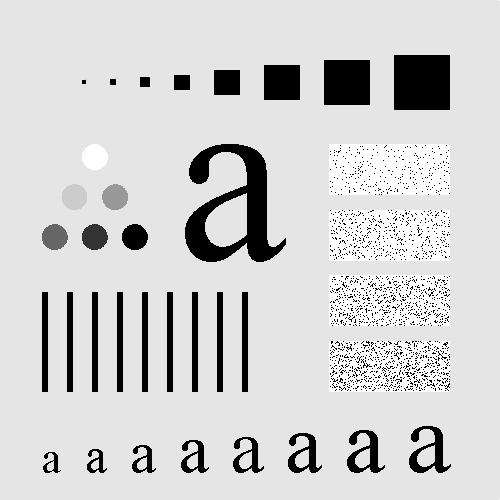
#> input picture img_homework/01_实验测试图_汇总/03_03线性滤波/Fig3.35(a).bmp, 500 x 500 px
$ python '03_线性滤波02.py'
#> lines starting #> are read from the running program, lines starting #| are printed output that depends on the picture
### img_homework/均衡化.py
import cv2 as cv
import numpy as np
from matplotlib import pyplot as plt
import matplotlib
matplotlib.rc("font", family="AR PL UKai CN")
def custom_hist(gray):
    h, w = gray.shape
    hist = np.zeros([256], dtype=np.int32)
    for row in range(h):
        for col in range(w):
            pv = gray[row, col]
            hist[pv] += 1
    y_pos = np.arange(0,256,1,dtype = np.int32)
    plt.bar(y_pos,hist,align='center',color = 'r')
    plt.xticks(y_pos,y_pos)
    plt.ylabel('Grequency')
    plt.title('His')
    plt.show()

### img_homework/03_线性滤波02.py
import cv2 as cv
import numpy as np
import 均衡化 as jh
src = cv.imread("01_实验测试图_汇总/03_03线性滤波/Fig3.35(a).bmp")
#> src is the input picture: shape (500, 500, 3); min 0, max 255, mean 207.4
src = cv.cvtColor(src,cv.COLOR_BGR2GRAY)
#> src: shape (500, 500)
ret = np.zeros(src.shape,src.dtype)
N = 3
t = N // 2
fac = N * N
n,m = src.shape
#> n = 500; m = 500
for i in range(n):
    for j in range(m):
        if i >= t and i + t < n and j >= t and j + t < m:
            a = []
            for p in range(i - t,i + t + 1):
                for q in range(j - t,j + t + 1):
                    a.append(src[p,q])
            a.sort()
            ret[i,j] = a[t + 1]
        else:
            ret[i,j] = src[i,j]
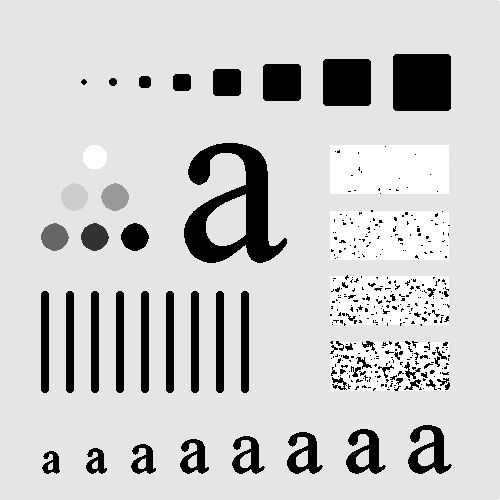
#> ret: shape (500, 500); min 0, max 255, mean 203.5
jh.custom_hist(src)
#> after the loop in custom_hist, `for row in range(h):`: hist = 256 values, max 199076 at index 229, min 0 at index 2, mean 976.6
#> in custom_hist, `plt.show()`:
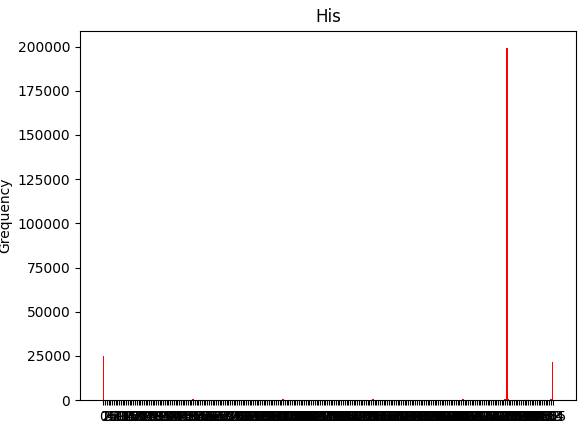
#> figure drawn by matplotlib, 1 panel; tallest bar 199076 high, from x = 228.6 to 229.4
cv.imshow("src",src)
cv.imshow("ret",ret)
cv.waitKey(0)
cv.destroyAllWindows()
